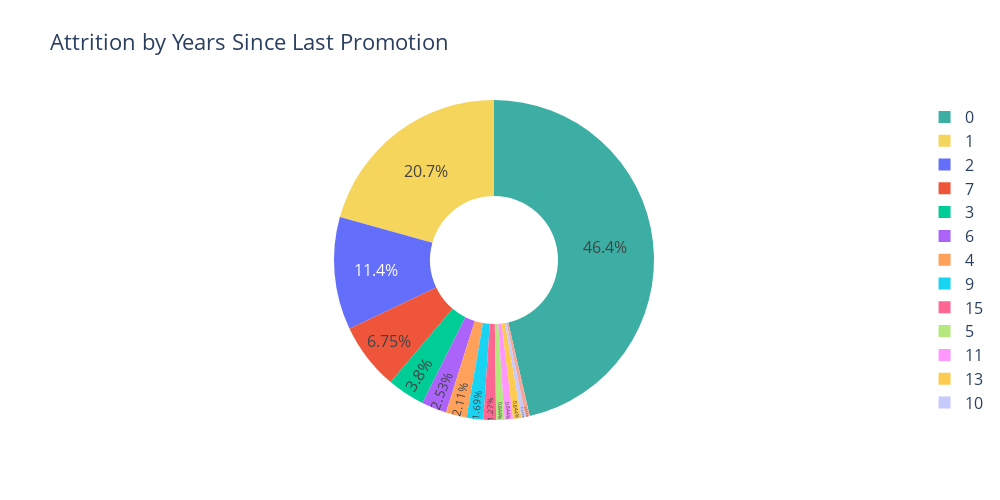

The notebook cell saved with this chart:
### Markdown cell above
### Now let’s have a look at the percentage of attrition by the number of years since the last promotion:

### Code cell
attrition_by = attrition_data.groupby(['YearsSinceLastPromotion']).size().reset_index(name='Count')

# Create a donut chart
fig = go.Figure(data=[go.Pie(
    labels=attrition_by['YearsSinceLastPromotion'],
    values=attrition_by['Count'],
    hole=0.4,
    marker=dict(colors=['#3CAEA3', '#F6D55C']),
    textposition='inside'
)])

# Update the layout
fig.update_layout(title='Attrition by Years Since Last Promotion', font=dict(size=16),
                  width=1000, height=500
)

# Show the chart
fig.show()

### Figure 1 — Plotly figure (JSON) as saved in the notebook; plotly's stock layout.template omitted (floating-point values rounded to 4 significant figures)
{"data": [{"hole": 0.4, "labels": [0, 1, 2, 3, 4, 5, 6, 7, 9, 10, 11, 13, 14, 15], "marker": {"colors": ["#3CAEA3", "#F6D55C"]}, "textposition": "inside", "type": "pie", "values": [110, 49, 27, 9, 5, 2, 6, 16, 4, 1, 2, 2, 1, 3]}], "layout": {"font": {"size": 16}, "height": 500, "title": {"text": "Attrition by Years Since Last Promotion"}, "width": 1000}}
